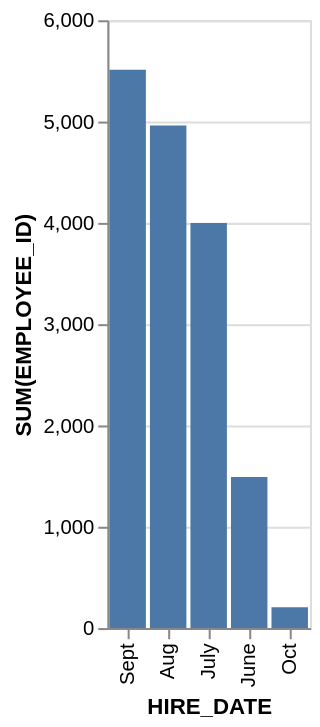

Source (Vega-Lite JSON):
### Vega-Lite specification from a JSON file in a GitHub repository (floating-point values rounded to 4 significant figures)
{"data": {"values": [{"x_data": "Sept", "y_data": 5512}, {"x_data": "Aug", "y_data": 4960}, {"x_data": "July", "y_data": 3999}, {"x_data": "June", "y_data": 1491}, {"x_data": "Oct", "y_data": 206}]}, "mark": "bar", "encoding": {"x": {"field": "x_data", "type": "nominal", "title": "HIRE_DATE", "sort": {"op": "sum", "field": "y_data", "order": "descending"}}, "y": {"field": "y_data", "type": "quantitative", "title": "SUM(EMPLOYEE_ID)"}}}
